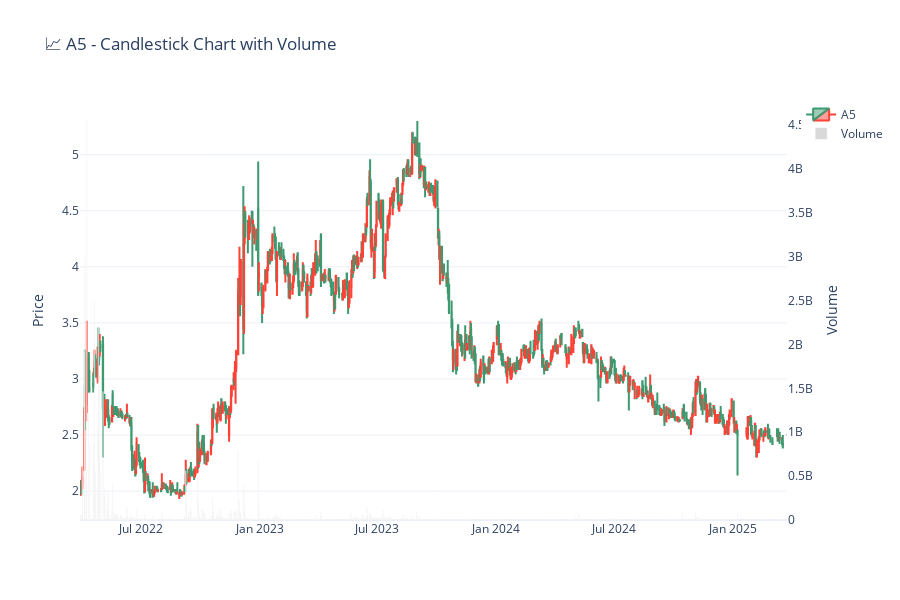

The code cell stored with this chart in its notebook:
### Code cell
import plotly.graph_objects as go

# ✅ สร้างกราฟ Candlestick
fig = go.Figure()

# 🔹 แท่งเทียนราคา
fig.add_trace(go.Candlestick(
    x=df['time'],
    open=df['open_price'],
    high=df['high_price'],
    low=df['low_price'],
    close=df['close_price'],
    name=name_stock
))

# 🔹 Volume bar (แถบปริมาณการซื้อขาย)
fig.add_trace(go.Bar(
    x=df['time'],
    y=df['volume'],
    marker_color='rgba(128,128,128,0.3)',
    yaxis='y2',
    name='Volume'
))

# ✅ ปรับ layout ให้เหมือน TradingView
fig.update_layout(
    title=f'📈 {name_stock} - Candlestick Chart with Volume',
    xaxis_rangeslider_visible=False,
    yaxis=dict(title='Price'),
    yaxis2=dict(
        title='Volume',
        overlaying='y',
        side='right',
        showgrid=False
    ),
    height=600,
    template='plotly_white'
)

fig.show()

### Figure 1 — Plotly figure (JSON) as saved in the notebook; plotly's stock layout.template omitted (floating-point values rounded to 4 significant figures; data arrays with more than 128 entries replaced by an {"elided": "..."} marker saying what was removed)
{"data": [{"close": {"elided": "710 float values"}, "high": {"elided": "710 float values"}, "low": {"elided": "710 float values"}, "name": "A5", "open": {"elided": "710 float values"}, "type": "candlestick", "x": {"elided": "710 str values"}}, {"marker": {"color": "rgba(128,128,128,0.3)"}, "name": "Volume", "type": "bar", "x": {"elided": "710 str values"}, "y": {"elided": "710 float values"}, "yaxis": "y2"}], "layout": {"height": 600, "title": {"text": "📈 A5 - Candlestick Chart with Volume"}, "xaxis": {"rangeslider": {"visible": false}}, "yaxis": {"title": {"text": "Price"}}, "yaxis2": {"overlaying": "y", "showgrid": false, "side": "right", "title": {"text": "Volume"}}}}
